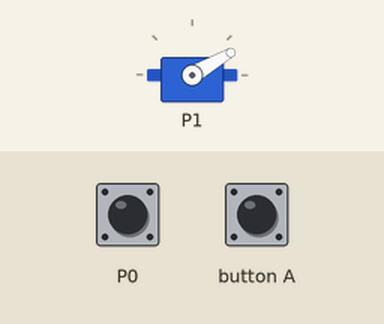
Simulated run of this program. Board: BBC micro:bit (MakeCode). Parts: servo. The inputs (shaded band) are chosen by the test bench; at power-on: P0 HIGH.

Above: at 1.2 s.
1.3 s: P0 pulled LOW for 0.15 s
At 1.5 s:
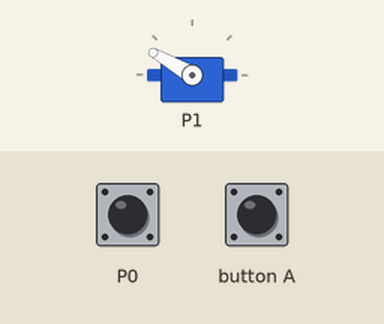
4.0 s: P0 pulled LOW for 3.2 s
At 6.0 s:
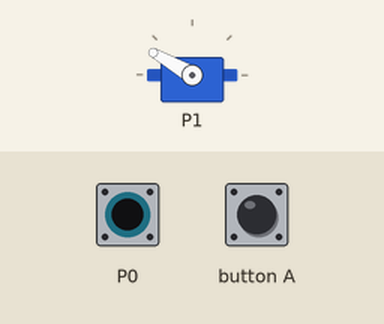
8.7 s: button A pressed for 3.2 s
At 12.9 s:
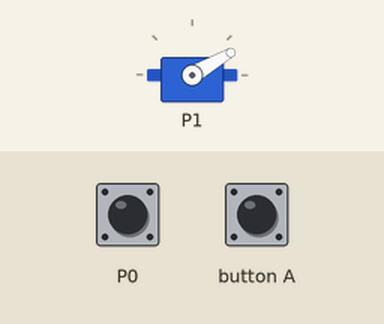
Timing chart, 0 to 14.4 s (numbered marks = the images above; inputs shaded):
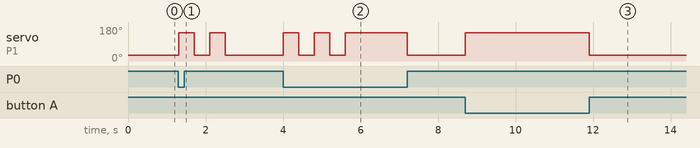

The program:

main.ts
```typescript
pins.setPull(DigitalPin.P0, PinPullMode.PullUp)
servos.P1.setAngle(30)
basic.forever(function () {
    while (input.buttonIsPressed(Button.A)) {
        servos.P1.setAngle(150)
    }
    if (pins.digitalReadPin(DigitalPin.P0) == 0) {
        for (let index = 0; index < 2; index++) {
            servos.P1.setAngle(150)
            basic.pause(400)
            servos.P1.setAngle(30)
            basic.pause(400)
        }
    }
    while (pins.digitalReadPin(DigitalPin.P0) == 0) {
        servos.P1.setAngle(150)
    }
    servos.P1.setAngle(30)
})
```

test.ts
```typescript
// testes vão aqui; isto não será compilado quando este pacote for usado como uma extensão.
```

Measured:
- after the input at 1.3 s, servo on P1: alternates 150° for 0.40 s and 30° for 0.40 s, 4 changes in all, then stays 30°, starting at once
- after the input at 4.0 s, servo on P1: goes 150° 0.40 s, 30° 0.40 s, 150° 0.40 s, 30° 0.40 s, 150° 1.6 s, then 30°, starting at once
- after the input at 8.7 s, servo on P1: 30° → 150° at once, → 30° 3.2 s later
